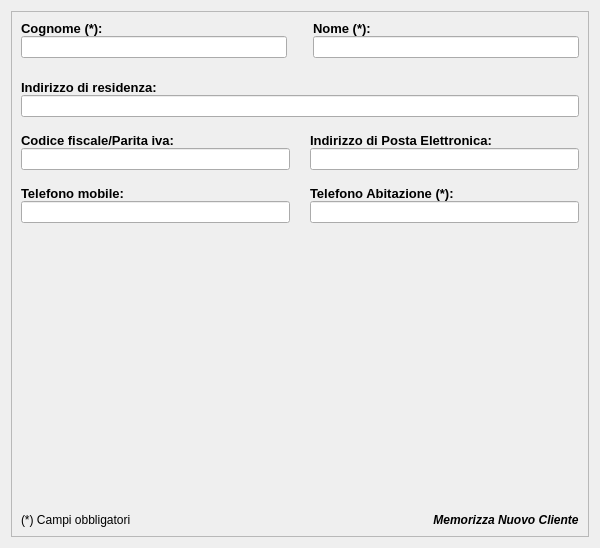
<ui version="4.0" >
 <class>frmNuovoCliente</class>
 <widget class="QWidget" name="frmNuovoCliente" >
  <property name="geometry" >
   <rect>
    <x>0</x>
    <y>0</y>
    <width>600</width>
    <height>548</height>
   </rect>
  </property>
  <property name="minimumSize" >
   <size>
    <width>400</width>
    <height>0</height>
   </size>
  </property>
  <property name="contextMenuPolicy" >
   <enum>Qt::NoContextMenu</enum>
  </property>
  <property name="windowTitle" >
   <string>Nuovo Cliente</string>
  </property>
  <property name="windowIcon" >
   <iconset resource="laundry.qrc" >:/NuovoUtente/Xiria 1.1.2/Xiria 1.1.2/128x128/apps/personal.png</iconset>
  </property>
  <layout class="QVBoxLayout" >
   <item>
    <widget class="QFrame" name="frame" >
     <property name="frameShape" >
      <enum>QFrame::StyledPanel</enum>
     </property>
     <property name="frameShadow" >
      <enum>QFrame::Raised</enum>
     </property>
     <layout class="QHBoxLayout" >
      <item>
       <layout class="QVBoxLayout" >
        <item>
         <layout class="QVBoxLayout" >
          <item>
           <layout class="QHBoxLayout" >
            <item>
             <layout class="QVBoxLayout" >
              <property name="spacing" >
               <number>0</number>
              </property>
              <item>
               <widget class="QLabel" name="lblCognome" >
                <property name="font" >
                 <font>
                  <family>Arial</family>
                  <pointsize>10</pointsize>
                  <weight>75</weight>
                  <bold>true</bold>
                 </font>
                </property>
                <property name="text" >
                 <string>Cognome (*):</string>
                </property>
               </widget>
              </item>
              <item>
               <widget class="QLineEdit" name="txtCognome" >
                <property name="acceptDrops" >
                 <bool>false</bool>
                </property>
                <property name="maxLength" >
                 <number>45</number>
                </property>
                <property name="frame" >
                 <bool>true</bool>
                </property>
               </widget>
              </item>
             </layout>
            </item>
            <item>
             <spacer>
              <property name="orientation" >
               <enum>Qt::Horizontal</enum>
              </property>
              <property name="sizeType" >
               <enum>QSizePolicy::Minimum</enum>
              </property>
              <property name="sizeHint" >
               <size>
                <width>20</width>
                <height>20</height>
               </size>
              </property>
             </spacer>
            </item>
            <item>
             <layout class="QVBoxLayout" >
              <property name="spacing" >
               <number>0</number>
              </property>
              <item>
               <widget class="QLabel" name="lblNome" >
                <property name="font" >
                 <font>
                  <family>Arial</family>
                  <pointsize>10</pointsize>
                  <weight>75</weight>
                  <bold>true</bold>
                 </font>
                </property>
                <property name="text" >
                 <string>Nome (*):</string>
                </property>
               </widget>
              </item>
              <item>
               <widget class="QLineEdit" name="txtNome" >
                <property name="acceptDrops" >
                 <bool>false</bool>
                </property>
                <property name="maxLength" >
                 <number>45</number>
                </property>
                <property name="frame" >
                 <bool>true</bool>
                </property>
               </widget>
              </item>
             </layout>
            </item>
           </layout>
          </item>
          <item>
           <spacer>
            <property name="orientation" >
             <enum>Qt::Vertical</enum>
            </property>
            <property name="sizeType" >
             <enum>QSizePolicy::Minimum</enum>
            </property>
            <property name="sizeHint" >
             <size>
              <width>556</width>
              <height>16</height>
             </size>
            </property>
           </spacer>
          </item>
          <item>
           <layout class="QVBoxLayout" >
            <property name="spacing" >
             <number>0</number>
            </property>
            <item>
             <widget class="QLabel" name="lblIndirizzo" >
              <property name="font" >
               <font>
                <family>Arial</family>
                <pointsize>10</pointsize>
                <weight>75</weight>
                <bold>true</bold>
               </font>
              </property>
              <property name="text" >
               <string>Indirizzo di residenza:</string>
              </property>
             </widget>
            </item>
            <item>
             <widget class="QLineEdit" name="txtIndirizzo" />
            </item>
            <item>
             <layout class="QHBoxLayout" >
              <property name="spacing" >
               <number>0</number>
              </property>
              <item>
               <layout class="QVBoxLayout" >
                <property name="spacing" >
                 <number>0</number>
                </property>
                <item>
                 <spacer>
                  <property name="orientation" >
                   <enum>Qt::Vertical</enum>
                  </property>
                  <property name="sizeType" >
                   <enum>QSizePolicy::Minimum</enum>
                  </property>
                  <property name="sizeHint" >
                   <size>
                    <width>20</width>
                    <height>16</height>
                   </size>
                  </property>
                 </spacer>
                </item>
                <item>
                 <widget class="QLabel" name="lblCodiceFiscale" >
                  <property name="font" >
                   <font>
                    <family>Arial</family>
                    <pointsize>10</pointsize>
                    <weight>75</weight>
                    <bold>true</bold>
                   </font>
                  </property>
                  <property name="text" >
                   <string>Codice fiscale/Parita iva:</string>
                  </property>
                 </widget>
                </item>
                <item>
                 <widget class="QLineEdit" name="txtCodiceFiscaleIva" >
                  <property name="minimumSize" >
                   <size>
                    <width>0</width>
                    <height>0</height>
                   </size>
                  </property>
                  <property name="acceptDrops" >
                   <bool>false</bool>
                  </property>
                  <property name="maxLength" >
                   <number>30</number>
                  </property>
                  <property name="frame" >
                   <bool>true</bool>
                  </property>
                 </widget>
                </item>
               </layout>
              </item>
              <item>
               <spacer>
                <property name="orientation" >
                 <enum>Qt::Horizontal</enum>
                </property>
                <property name="sizeType" >
                 <enum>QSizePolicy::Minimum</enum>
                </property>
                <property name="sizeHint" >
                 <size>
                  <width>20</width>
                  <height>20</height>
                 </size>
                </property>
               </spacer>
              </item>
              <item>
               <layout class="QVBoxLayout" >
                <property name="spacing" >
                 <number>0</number>
                </property>
                <item>
                 <spacer>
                  <property name="orientation" >
                   <enum>Qt::Vertical</enum>
                  </property>
                  <property name="sizeType" >
                   <enum>QSizePolicy::Minimum</enum>
                  </property>
                  <property name="sizeHint" >
                   <size>
                    <width>20</width>
                    <height>16</height>
                   </size>
                  </property>
                 </spacer>
                </item>
                <item>
                 <widget class="QLabel" name="lblEmail" >
                  <property name="font" >
                   <font>
                    <family>Arial</family>
                    <pointsize>10</pointsize>
                    <weight>75</weight>
                    <bold>true</bold>
                   </font>
                  </property>
                  <property name="text" >
                   <string>Indirizzo di Posta Elettronica:</string>
                  </property>
                 </widget>
                </item>
                <item>
                 <widget class="QLineEdit" name="txtEmail" >
                  <property name="acceptDrops" >
                   <bool>false</bool>
                  </property>
                  <property name="maxLength" >
                   <number>40</number>
                  </property>
                  <property name="frame" >
                   <bool>true</bool>
                  </property>
                 </widget>
                </item>
               </layout>
              </item>
             </layout>
            </item>
            <item>
             <layout class="QHBoxLayout" >
              <property name="spacing" >
               <number>0</number>
              </property>
              <item>
               <layout class="QVBoxLayout" >
                <property name="spacing" >
                 <number>0</number>
                </property>
                <item>
                 <spacer>
                  <property name="orientation" >
                   <enum>Qt::Vertical</enum>
                  </property>
                  <property name="sizeType" >
                   <enum>QSizePolicy::Minimum</enum>
                  </property>
                  <property name="sizeHint" >
                   <size>
                    <width>20</width>
                    <height>16</height>
                   </size>
                  </property>
                 </spacer>
                </item>
                <item>
                 <widget class="QLabel" name="lblCellulare" >
                  <property name="font" >
                   <font>
                    <family>Arial</family>
                    <pointsize>10</pointsize>
                    <weight>75</weight>
                    <bold>true</bold>
                   </font>
                  </property>
                  <property name="text" >
                   <string>Telefono mobile:</string>
                  </property>
                 </widget>
                </item>
                <item>
                 <widget class="QLineEdit" name="txtCellulare" >
                  <property name="acceptDrops" >
                   <bool>false</bool>
                  </property>
                  <property name="maxLength" >
                   <number>30</number>
                  </property>
                  <property name="frame" >
                   <bool>true</bool>
                  </property>
                 </widget>
                </item>
               </layout>
              </item>
              <item>
               <spacer>
                <property name="orientation" >
                 <enum>Qt::Horizontal</enum>
                </property>
                <property name="sizeType" >
                 <enum>QSizePolicy::Minimum</enum>
                </property>
                <property name="sizeHint" >
                 <size>
                  <width>20</width>
                  <height>20</height>
                 </size>
                </property>
               </spacer>
              </item>
              <item>
               <layout class="QVBoxLayout" >
                <property name="spacing" >
                 <number>0</number>
                </property>
                <item>
                 <spacer>
                  <property name="orientation" >
                   <enum>Qt::Vertical</enum>
                  </property>
                  <property name="sizeType" >
                   <enum>QSizePolicy::Minimum</enum>
                  </property>
                  <property name="sizeHint" >
                   <size>
                    <width>20</width>
                    <height>16</height>
                   </size>
                  </property>
                 </spacer>
                </item>
                <item>
                 <widget class="QLabel" name="lblTelefono" >
                  <property name="font" >
                   <font>
                    <family>Arial</family>
                    <pointsize>10</pointsize>
                    <weight>75</weight>
                    <bold>true</bold>
                   </font>
                  </property>
                  <property name="text" >
                   <string>Telefono Abitazione (*):</string>
                  </property>
                 </widget>
                </item>
                <item>
                 <widget class="QLineEdit" name="txtTelefono" >
                  <property name="acceptDrops" >
                   <bool>false</bool>
                  </property>
                  <property name="maxLength" >
                   <number>30</number>
                  </property>
                  <property name="frame" >
                   <bool>true</bool>
                  </property>
                 </widget>
                </item>
               </layout>
              </item>
             </layout>
            </item>
            <item>
             <spacer>
              <property name="orientation" >
               <enum>Qt::Vertical</enum>
              </property>
              <property name="sizeHint" >
               <size>
                <width>20</width>
                <height>40</height>
               </size>
              </property>
             </spacer>
            </item>
           </layout>
          </item>
         </layout>
        </item>
        <item>
         <spacer>
          <property name="orientation" >
           <enum>Qt::Vertical</enum>
          </property>
          <property name="sizeHint" >
           <size>
            <width>20</width>
            <height>40</height>
           </size>
          </property>
         </spacer>
        </item>
        <item>
         <layout class="QHBoxLayout" >
          <property name="spacing" >
           <number>6</number>
          </property>
          <item>
           <widget class="QLabel" name="label" >
            <property name="text" >
             <string>(*) Campi obbligatori</string>
            </property>
            <property name="alignment" >
             <set>Qt::AlignBottom|Qt::AlignLeading|Qt::AlignLeft</set>
            </property>
           </widget>
          </item>
          <item>
           <spacer>
            <property name="orientation" >
             <enum>Qt::Horizontal</enum>
            </property>
            <property name="sizeHint" >
             <size>
              <width>40</width>
              <height>20</height>
             </size>
            </property>
           </spacer>
          </item>
          <item>
           <layout class="QVBoxLayout" >
            <item>
             <widget class="QPushButton" name="cmdMemorizzaNuovoCliente" >
              <property name="cursor" >
               <cursorShape>PointingHandCursor</cursorShape>
              </property>
              <property name="focusPolicy" >
               <enum>Qt::NoFocus</enum>
              </property>
              <property name="toolTip" >
               <string>&lt;html>&lt;head>&lt;meta name="qrichtext" content="1" />&lt;style type="text/css">
p, li { white-space: pre-wrap; }
&lt;/style>&lt;/head>&lt;body style=" font-family:'MS Shell Dlg 2'; font-size:8.25pt; font-weight:400; font-style:normal;">
&lt;p style=" margin-top:0px; margin-bottom:0px; margin-left:0px; margin-right:0px; -qt-block-indent:0; text-indent:0px; font-size:8pt;">Inserisci in archivio il nuovo cliente&lt;/p>&lt;/body>&lt;/html></string>
              </property>
              <property name="layoutDirection" >
               <enum>Qt::LeftToRight</enum>
              </property>
              <property name="text" >
               <string/>
              </property>
              <property name="icon" >
               <iconset resource="laundry.qrc" >:/Inserisci/Xiria 1.1.2/Xiria 1.1.2/128x128/devices/3floppy_unmount.png</iconset>
              </property>
              <property name="iconSize" >
               <size>
                <width>160</width>
                <height>64</height>
               </size>
              </property>
              <property name="flat" >
               <bool>true</bool>
              </property>
             </widget>
            </item>
            <item>
             <widget class="QLabel" name="lblAnagraficaNuovoCliente_3" >
              <property name="font" >
               <font>
                <pointsize>9</pointsize>
                <weight>75</weight>
                <italic>true</italic>
                <bold>true</bold>
               </font>
              </property>
              <property name="text" >
               <string>Memorizza Nuovo Cliente</string>
              </property>
              <property name="textFormat" >
               <enum>Qt::PlainText</enum>
              </property>
              <property name="scaledContents" >
               <bool>false</bool>
              </property>
              <property name="alignment" >
               <set>Qt::AlignCenter</set>
              </property>
              <property name="textInteractionFlags" >
               <set>Qt::NoTextInteraction</set>
              </property>
             </widget>
            </item>
           </layout>
          </item>
         </layout>
        </item>
       </layout>
      </item>
     </layout>
    </widget>
   </item>
  </layout>
 </widget>
 <tabstops>
  <tabstop>txtCognome</tabstop>
  <tabstop>txtNome</tabstop>
  <tabstop>txtIndirizzo</tabstop>
  <tabstop>txtCodiceFiscaleIva</tabstop>
  <tabstop>txtEmail</tabstop>
  <tabstop>txtCellulare</tabstop>
  <tabstop>txtTelefono</tabstop>
 </tabstops>
 <resources>
  <include location="laundry.qrc" />
 </resources>
 <connections/>
</ui>
